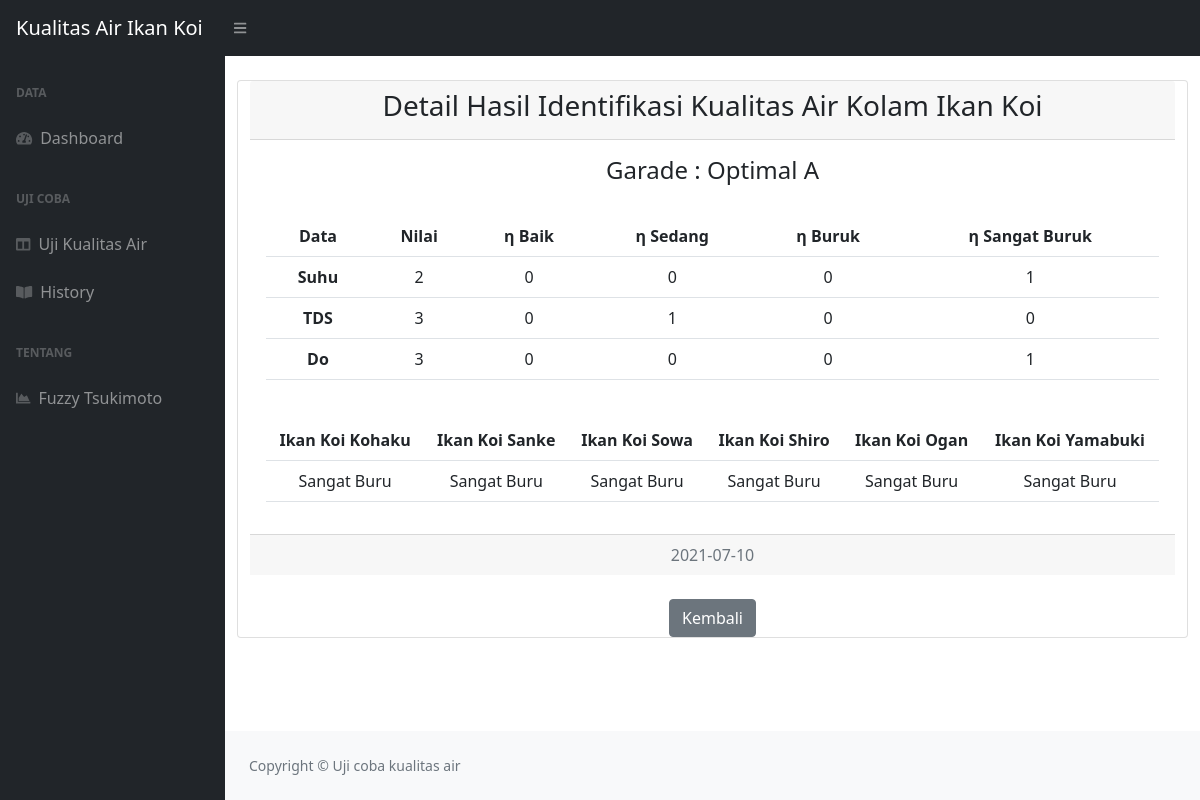
The app's page /IkanKoi/history/detail/UJC000004 with its own data.
### tables this page shows
CREATE TABLE `uji_coba` (
  `id_uji_coba` varchar(9) NOT NULL,
  `tanggal` date NOT NULL,
  `suhu` int(11) NOT NULL,
  `tds` int(11) NOT NULL,
  `do` int(11) NOT NULL,
  `score` int(11) NOT NULL,
  `hasil` varchar(20) NOT NULL
);

CREATE TABLE `do` (
  `id_uji_coba` varchar(11) NOT NULL,
  `baik` float NOT NULL,
  `sedang` float NOT NULL,
  `buruk` float NOT NULL,
  `sangat_buruk` float NOT NULL
);

CREATE TABLE `tds` (
  `id_uji_coba` varchar(11) NOT NULL,
  `baik` varchar(11) NOT NULL,
  `sedang` varchar(11) NOT NULL,
  `buruk` varchar(11) NOT NULL,
  `sangat_buruk` varchar(11) NOT NULL
);

CREATE TABLE `hasil` (
  `id_uji_coba` varchar(15) NOT NULL,
  `kohaku` varchar(11) NOT NULL,
  `sanke` varchar(11) NOT NULL,
  `sowa` varchar(11) NOT NULL,
  `shiro` varchar(11) NOT NULL,
  `ogan` varchar(11) NOT NULL,
  `yamabuki` varchar(11) NOT NULL
);

### IkanKoi/application/controllers/history.php (called while the page is built, shortened)
<?php
class history extends CI_Controller
{
    public function __construct()
    {
        $this->load->model('M_data');
    }
    public function detail($detUji)
    {
        $data['uji'] = $this->M_data->getID($detUji);
        $data['suhu'] = $this->M_data->getID2($detUji);
        $data['tds'] = $this->M_data->getID3($detUji);
        $data['do'] = $this->M_data->getID4($detUji);
        $data['hasil'] = $this->M_data->getID5($detUji);
        $this->load->view('history_detail', $data);
    }
}

### IkanKoi/index.php (called while the page is built, shortened)
<?php
require_once BASEPATH.'core/CodeIgniter.php';

### IkanKoi/application/models/M_data.php (called while the page is built, shortened)
<?php
class M_data extends CI_Model
{
    public function getID($detUji)
    {
        return $this->db->get_where('uji_coba', ['id_uji_coba' => $detUji])->row_array();
    }
    public function getID3($detUji)
    {
        return $this->db->get_where('tds', ['id_uji_coba' => $detUji])->row_array();
    }
    public function getID4($detUji)
    {
        return $this->db->get_where('do', ['id_uji_coba' => $detUji])->row_array();
    }
    public function getID5($detUji)
    {
        return $this->db->get_where('hasil', ['id_uji_coba' => $detUji])->row_array();
    }
}

### IkanKoi/application/views/history_detail.php (the view, shortened to what this page needs)
<!DOCTYPE html>
<html lang="en">
<head>
</head>
<body class="sb-nav-fixed">
    <div id="layoutSidenav_content">
        <main>
            <div class="container-fluid px-4">
                <br>
                <div class="row">
                    <div class="card text-center">
                        <div class="card-header">
                            <h3>Detail Hasil Identifikasi Kualitas Air Kolam Ikan Koi</h3>
                        </div>
                        <div class="card-body">
                            <h4 class="card-title">Garade : Optimal A</h4>
                            <br>
                            <table class="table">
                                <tbody>
                                    <tr>
                                        <th>Data</th>
                                        <th>Nilai</th>
                                        <th>η Baik</th>
                                        <th>η Sedang</th>
                                        <th>η Buruk</th>
                                        <th>η Sangat Buruk</th>
                                    </tr>
                                    <tr>
                                        <th>Suhu</th>
                                        <td><?php echo $uji['suhu'] ?></td>
                                        <td><?php echo $suhu['baik'] ?></td>
                                        <td><?php echo $suhu['sedang'] ?></td>
                                        <td><?php echo $suhu['buruk'] ?></td>
                                        <td><?php echo $suhu['sangat_buruk'] ?></td>
                                    </tr>
                                    <tr>
                                        <th>TDS</th>
                                        <td><?php echo $uji['tds'] ?></td>
                                        <td><?php echo $tds['baik'] ?></td>
                                        <td><?php echo $tds['sedang'] ?></td>
                                        <td><?php echo $tds['buruk'] ?></td>
                                        <td><?php echo $tds['sangat_buruk'] ?></td>
                                    </tr>
                                    <tr>
                                        <th>Do</th>
                                        <td><?php echo $uji['do'] ?></td>
                                        <td><?php echo $do['baik'] ?></td>
                                        <td><?php echo $do['sedang'] ?></td>
                                        <td><?php echo $do['buruk'] ?></td>
                                        <td><?php echo $do['sangat_buruk'] ?></td>
                                    </tr>
                                </tbody>
                            </table>
                            <br>
                            <table class="table">
                                <tbody>
                                    <tr>
                                        <th>Ikan Koi Kohaku</th>
                                        <th>Ikan Koi Sanke</th>
                                        <th>Ikan Koi Sowa</th>
                                        <th>Ikan Koi Shiro</th>
                                        <th>Ikan Koi Ogan</th>
                                        <th>Ikan Koi Yamabuki</th>
                                    </tr>
                                    <tr>
                                        <td><?php echo $hasil['kohaku'] ?></td>
                                        <td><?php echo $hasil['sanke'] ?></td>
                                        <td><?php echo $hasil['sowa'] ?></td>
                                        <td><?php echo $hasil['shiro'] ?></td>
                                        <td><?php echo $hasil['ogan'] ?></td>
                                        <td><?php echo $hasil['yamabuki'] ?></td>
                                    </tr>
                                </tbody>
                            </table>
                        </div>
                        <div class="card-footer text-muted">
                            <?php echo $uji['tanggal'] ?>
                        </div>
                        <br>
                        <div>
                            <a class="btn btn-secondary" href="<?php echo site_url('history') ?>">
                                Kembali
                            </a>
                        </div>
                    </div>
                    <br>
                </div>
            </div>
        </main>
        <footer class="py-4 bg-light mt-auto">
            <div class="container-fluid px-4">
                <div class="d-flex align-items-center justify-content-between small">
                    <div class="text-muted">Copyright &copy; Uji coba kualitas air</div>
                </div>
            </div>
        </footer>
    </div>
    </div>
</body>
</html>

### records on screen
uji_coba: suhu "2", tds "3", do "3", tanggal "2021-07-10"
do: baik "0", sedang "0", buruk "0", sangat_buruk "1"
tds: baik "0", sedang "1", buruk "0", sangat_buruk "0"
hasil: kohaku "Sangat Buru", sanke "Sangat Buru", sowa "Sangat Buru", shiro "Sangat Buru", ogan "Sangat Buru", yamabuki "Sangat Buru"
